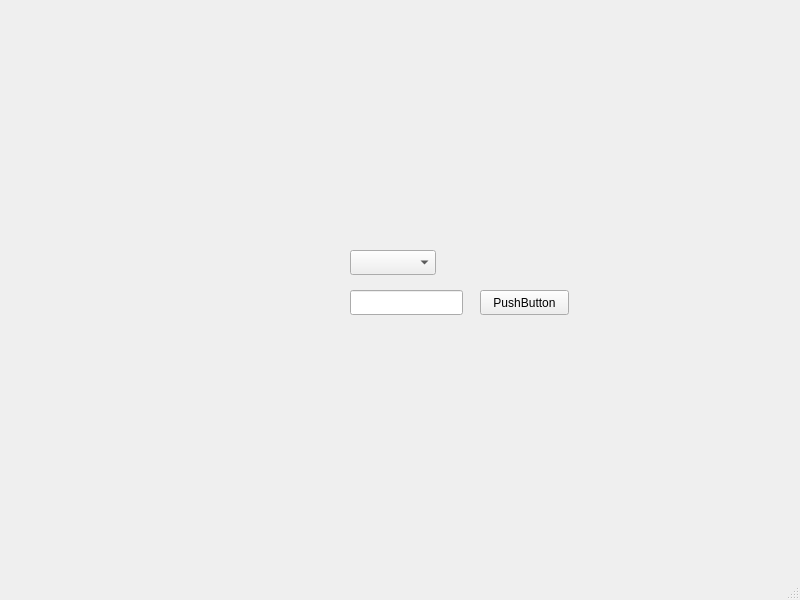
<?xml version="1.0" encoding="UTF-8"?>
<ui version="4.0">
 <class>MainWindow</class>
 <widget class="QMainWindow" name="MainWindow">
  <property name="geometry">
   <rect>
    <x>0</x>
    <y>0</y>
    <width>800</width>
    <height>600</height>
   </rect>
  </property>
  <property name="windowTitle">
   <string>MainWindow</string>
  </property>
  <widget class="QWidget" name="centralwidget">
   <widget class="QPushButton" name="pushButton">
    <property name="geometry">
     <rect>
      <x>480</x>
      <y>290</y>
      <width>89</width>
      <height>25</height>
     </rect>
    </property>
    <property name="text">
     <string>PushButton</string>
    </property>
   </widget>
   <widget class="QComboBox" name="comboBox">
    <property name="geometry">
     <rect>
      <x>350</x>
      <y>250</y>
      <width>86</width>
      <height>25</height>
     </rect>
    </property>
   </widget>
   <widget class="QLineEdit" name="lineEdit">
    <property name="geometry">
     <rect>
      <x>350</x>
      <y>290</y>
      <width>113</width>
      <height>25</height>
     </rect>
    </property>
   </widget>
  </widget>
  <widget class="QMenuBar" name="menubar">
   <property name="geometry">
    <rect>
     <x>0</x>
     <y>0</y>
     <width>800</width>
     <height>22</height>
    </rect>
   </property>
  </widget>
  <widget class="QStatusBar" name="statusbar"/>
 </widget>
 <resources/>
 <connections/>
</ui>
